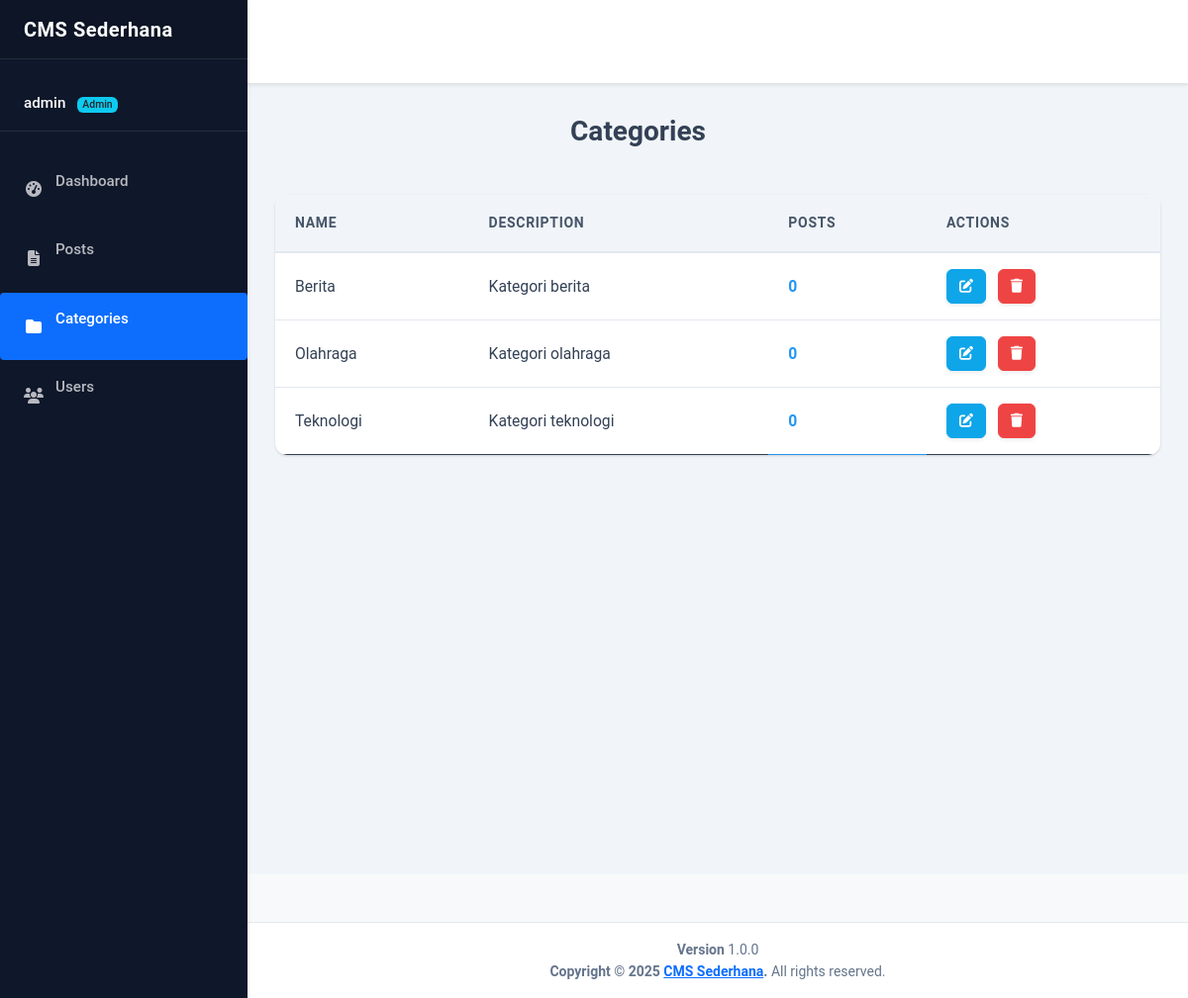
Screenshot of /admin/categories.php (signed in) with the database file from the repository.
### tables this page shows
CREATE TABLE categories (
    id INT PRIMARY KEY AUTO_INCREMENT,
    name VARCHAR(50) NOT NULL,
    slug VARCHAR(50) UNIQUE NOT NULL,
    description TEXT,
    created_at TIMESTAMP DEFAULT CURRENT_TIMESTAMP
);

### admin/categories.php (the view, shortened to what this page needs)
<?php
require_once '../config/database.php';
$stmt = $pdo->query("SELECT c.*, COUNT(p.id) as post_count
                     FROM categories c
                     LEFT JOIN posts p ON c.id = p.category_id
                     GROUP BY c.id
                     ORDER BY c.name");
$categories = $stmt->fetchAll(PDO::FETCH_ASSOC);
?>
<!DOCTYPE html>
<html lang="en">
<head>
    <link href="https://cdn.jsdelivr.net/npm/bootstrap@5.1.3/dist/css/bootstrap.min.css" rel="stylesheet">
    <link href="../assets/css/style.css" rel="stylesheet">
    <link href="../assets/css/admin-categories.css" rel="stylesheet">
    <link rel="stylesheet" href="https://cdnjs.cloudflare.com/ajax/libs/font-awesome/6.4.0/css/all.min.css">
</head>
<body class="hold-transition sidebar-mini">
    <div class="wrapper">
        <nav class="main-header navbar navbar-expand navbar-white navbar-light">
            <ul class="navbar-nav">
                <li class="nav-item">
                    <a class="nav-link" data-widget="pushmenu" href="#" role="button"><i class="fas fa-bars"></i></a>
                </li>
            </ul>
            <ul class="navbar-nav ml-auto">
                <li class="nav-item">
                    <a class="nav-link" href="../logout.php">
                    </a>
                </li>
            </ul>
        </nav>
        <aside class="main-sidebar sidebar-dark-primary elevation-4">
            <a href="dashboard.php" class="brand-link">
                <span class="brand-text font-weight-light">CMS Sederhana</span>
            </a>
            <div class="sidebar">
                <div class="user-panel mt-3 pb-3 mb-3 d-flex">
                    <div class="info">
                        <a href="#" class="d-block"><?php echo htmlspecialchars($_SESSION['username']); ?> <span class="badge bg-info text-dark ms-2"><?php echo ucfirst($_SESSION['role']); ?></span></a>
                    </div>
                </div>
                <nav class="mt-2">
                    <ul class="nav nav-pills nav-sidebar flex-column" data-widget="treeview" role="menu">
                        <li class="nav-item">
                            <a href="dashboard.php" class="nav-link">
                                <i class="nav-icon fas fa-tachometer-alt"></i>
                                <p>Dashboard</p>
                            </a>
                        </li>
                        <li class="nav-item">
                            <a href="posts.php" class="nav-link">
                                <i class="nav-icon fas fa-file-alt"></i>
                                <p>Posts</p>
                            </a>
                        </li>
                        <li class="nav-item">
                            <a href="categories.php" class="nav-link active">
                                <i class="nav-icon fas fa-folder"></i>
                                <p>Categories</p>
                            </a>
                        </li>
                        <?php if($_SESSION['role'] == 'admin'): ?>
                        <li class="nav-item">
                            <a href="users.php" class="nav-link">
                                <i class="nav-icon fas fa-users"></i>
                                <p>Users</p>
                            </a>
                        </li>
                        <?php endif; ?>
                    </ul>
                </nav>
            </div>
        </aside>
        <div class="content-wrapper">
            <div class="content-header">
                <div class="container-fluid">
                    <div class="row mb-2">
                        <div class="col-sm-6">
                            <h1 class="m-0">Categories</h1>
                        </div>
                    </div>
                </div>
            </div>
            <div class="content">
                <div class="container-fluid">
                    <div class="card">
                        <div class="card-body table-responsive p-0">
                            <table class="table table-hover text-nowrap">
                                <thead>
                                    <tr>
                                        <th>Name</th>
                                        <th>Description</th>
                                        <th>Posts</th>
                                        <th>Actions</th>
                                    </tr>
                                </thead>
                                <tbody>
                                    <?php foreach($categories as $category): ?>
                                    <tr>
                                        <td><?php echo htmlspecialchars($category['name']); ?></td>
                                        <td><?php echo htmlspecialchars($category['description']); ?></td>
                                        <td><?php echo $category['post_count']; ?></td>
                                        <td>
                                            <button type="button" class="btn btn-sm btn-info" onclick="editCategory(<?php echo htmlspecialchars(json_encode($category)); ?>)">
                                                <i class="fas fa-edit"></i>
                                            </button>
                                            <form action="" method="post" class="d-inline" onsubmit="return confirm('Are you sure you want to delete this category?');">
                                                <button type="submit" name="delete_category" class="btn btn-sm btn-danger">
                                                    <i class="fas fa-trash"></i>
                                                </button>
                                            </form>
                                        </td>
                                    </tr>
                                    <?php endforeach; ?>
                                </tbody>
                            </table>
                        </div>
                    </div>
                </div>
            </div>
        </div>
        <footer class="main-footer">
            <div class="float-right d-none d-sm-block">
                <b>Version</b> 1.0.0
            </div>
            <strong>Copyright &copy; <?php echo date('Y'); ?> <a href="../index.php">CMS Sederhana</a>.</strong> All rights reserved.
        </footer>
    </div>
</body>
</html>

### assets/css/style.css (style rules this page uses)
:root { --primary-color: #2563eb; --secondary-color: #475569; --success-color: #16a34a; --danger-color: #dc2626; --warning-color: #d97706; --info-color: #0891b2; --light-color: #f8fafc; --dark-color: #1e293b; --border-color: #e2e8f0; --shadow-sm: 0 1px 2px 0 rgba(0, 0, 0, 0.05); --shadow: 0 1px 3px 0 rgba(0, 0, 0, 0.1), 0 1px 2px -1px rgba(0, 0, 0, 0.1); --shadow-md: 0 4px 6px -1px rgba(0, 0, 0, 0.1), 0 2px 4px -2px rgba(0, 0, 0, 0.1); }
body { font-family: 'Roboto', sans-serif; line-height: 1.6; color: var(--dark-color); background-color: #f3f4f6; }
.navbar { box-shadow: var(--shadow); background: white !important; padding: 1rem; }
.nav-link { color: var(--secondary-color) !important; font-weight: 500; transition: color 0.2s; }
.card { border: none; border-radius: 0.5rem; box-shadow: var(--shadow); transition: transform 0.2s, box-shadow 0.2s; }
.btn { font-weight: 500; padding: 0.5rem 1rem; border-radius: 0.375rem; transition: all 0.2s; }
.btn-danger { background-color: var(--danger-color); border-color: var(--danger-color); }
.table { margin-bottom: 0; }
.table th { border-top: none; background-color: #f8fafc; font-weight: 600; }
.table td { vertical-align: middle; }
.badge { padding: 0.35em 0.65em; font-weight: 500; border-radius: 0.25rem; }
footer { background-color: white !important; border-top: 1px solid var(--border-color); padding: 1.5rem 0; margin-top: 3rem; }
body { background-color: #f8f9fa; }
.navbar { box-shadow: 0 2px 4px rgba(0,0,0,.1); }
.card { border: none; box-shadow: 0 0.125rem 0.25rem rgba(0,0,0,.075); transition: transform 0.2s ease-in-out; }
.content { line-height: 1.8; }
.sidebar a { color: #495057; text-decoration: none; transition: color 0.2s ease-in-out; }
.content-wrapper { background-color: #f8f9fa; }
.table { background-color: white; }
.table thead th { border-bottom: 2px solid #dee2e6; font-weight: bold; }
.table td, .table th { vertical-align: middle; }
.btn { border-radius: 0.25rem; padding: 0.375rem 0.75rem; }
.badge { padding: 0.5em 0.75em; font-size: 0.75em; font-weight: 600; border-radius: 0.25rem; }

### rows the page displays
categories: name "Berita", description "Kategori berita", post_count "0"
categories: name "Olahraga", description "Kategori olahraga", post_count "0"
categories: name "Teknologi", description "Kategori teknologi", post_count "0"

### other values shown
$_SESSION['username'] "admin"
$_SESSION['role'] "Admin"
